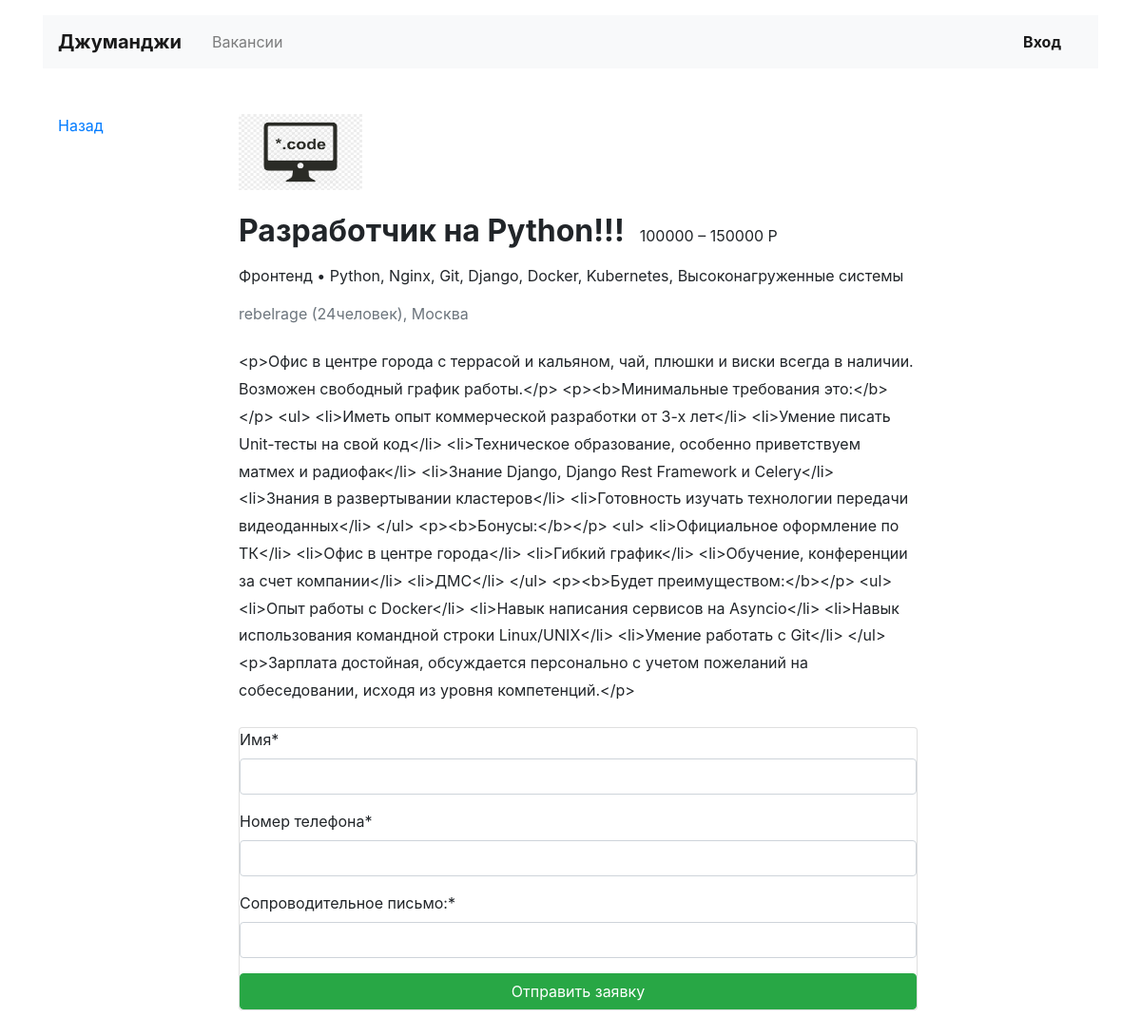
The page /vacancies/1/ on the database its author committed.
### jobs/models.py (models this page shows)
class Vacancy(models.Model):
    title = models.CharField(max_length=100)
    specialty = models.ForeignKey(Specialty, on_delete=models.CASCADE, related_name='vacancies')
    company = models.ForeignKey(Company, on_delete=models.CASCADE, related_name='vacancies')
    skills = models.CharField(max_length=100)
    description = models.TextField()
    salary_min = models.IntegerField()
    salary_max = models.IntegerField()
    published_at = models.DateField(auto_now_add=True)

class Company(models.Model):
    name = models.CharField(max_length=100)
    location = models.CharField(max_length=100)
    logo = models.ImageField(
        upload_to='MEDIA_COMPANY_IMAGE_DIR',
        height_field='height_field',
        width_field='width_field',
        default='MEDIA_COMPANY_IMAGE_DIR/bnr-1.png',
    )
    height_field = models.PositiveIntegerField(default=0)
    width_field = models.PositiveIntegerField(default=0)
    description = models.TextField()
    employee_count = models.IntegerField()
    owner = models.ForeignKey(User, on_delete=models.CASCADE, related_name='mycompany')

class Specialty(models.Model):
    code = models.CharField(max_length=20)
    title = models.CharField(max_length=50)
    picture = models.ImageField(
        upload_to='MEDIA_SPECIALITY_IMAGE_DIR',
        height_field='height_field',
        width_field='width_field',
    )
    height_field = models.PositiveIntegerField(default=0)
    width_field = models.PositiveIntegerField(default=0)

### jobs/views.py (the view)
# urls.py: path('vacancies/<int:id_vacancy>/', VacancyView.as_view(), name='vacancy'),
class VacancyView(View):
    def get(self, request, id_vacancy):
        context = {
            'vacancy': Vacancy.objects.get(pk=id_vacancy),
            'form': ApplicationForm,
        }
        return render(request, 'vacancy.html', context=context)

### templates/vacancy.html (shortened to what this page needs)
{% extends 'base.html' %}
{% block content %}
  <main class="container mt-3 pb-5">
    <div class="row mt-5">
      <div class="col-12 col-lg-2">
        <div class="pl-3 mb-5">
          <p><a href="#">Назад</a></p>
        </div>
      </div>
      <div class="col-12 col-lg-8">
        <section class="pl-3">
          <a href="{% url 'company' vacancy.company.pk %}"><img src="{{ vacancy.company.logo }}" width="130" height="80" alt=""></a>
          <div class="d-flex align-items-baseline align-content-baseline">
            <h1 class="h2 mt-4 font-weight-bold" >{{ vacancy.title }}</h1>
            <p class="m-0 pl-3">{{ vacancy.salary_min }} – {{ vacancy.salary_max }} Р</p>
          </div>
          <p class="mt-2">{{ vacancy.specialty.title }} • {{ vacancy.skills }}</p>
          <p class="text-muted mb-4">{{ vacancy.company.name }} ({{ vacancy.company.employee_count }}человек), {{ vacancy.company.location }}</p>
          <div style="line-height: 1.8;">
              {{ vacancy.description }}
          </div>
          {%load crispy_forms_tags%}
          <form action="/vacancies/{{ vacancy.pk }}/send/" class="card mt-4 mb-3" method='post'>
            {{form|crispy}}
            <button type="submit" class="btn btn-success">Отправить заявку</button>
          </form>
        </section>
      </div>
    </div>
  </main>
{% endblock %}

### rows shown on the page
Vacancy: company.logo (picture), title "Разработчик на Python!!!", salary_min "100000", salary_max "150000", specialty "Фронтенд", skills "Python, Nginx, Git, Django, Docker, Kubernetes, Высоконагруженные системы", company.name "rebelrage", company.employee_count "24", company.location "Москва", description "<p>Офис в центре города с террасой и кальяном, чай, плюшки и виски всегда в наличии. Возможен свободный график работы.</p> <p><b>Минимальные требования это:</b></p> <ul> <li>Иметь опыт коммерческой разработки от 3-х лет</li> <li>Умение писать Unit-тесты на свой код</li> <li>Техническое образование, особенно приветствуем матмех и радиофак</li> <li>Знание Django, Django Rest Framework и Celery</li> <li>Знания в развертывании кластеров</li> <li>Готовность изучать технологии передачи видеоданных</li> </ul> <p><b>Бонусы:</b></p> <ul> <li>Официальное оформление по ТК</li> <li>Офис в центре города</li> <li>Гибкий график</li> <li>Обучение, конференции за счет компании</li> <li>ДМС</li> </ul>…"
